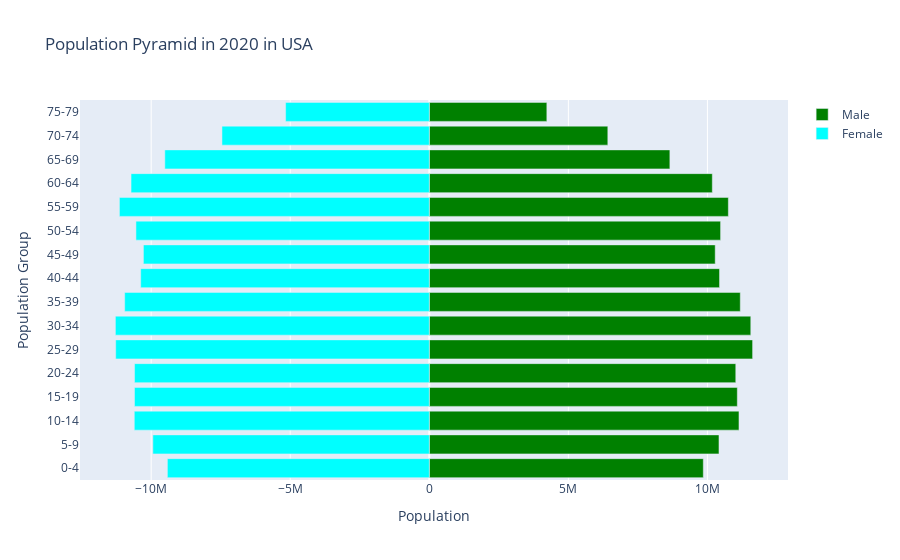

Here is the notebook cell this chart was saved with:
### Markdown cell above
### **[B] Population Pyramids:**

### Code cell
year_input = input("Please enter the year: ")
country_input = input("Please enter the country name: ")
male_population = []
female_population = []
age_groups = ['0-4', '5-9', '10-14', '15-19', '20-24', '25-29', '30-34', '35-39', '40-44', '45-49', '50-54', '55-59', '60-64', '65-69', '70-74', '75-79']
age_range = ['0004', '0509', '1014', '1519', '2024', '2529', '3034', '3539', '4044', '4549', '5054', '5559', '6064', '6569', '7074', '7579']

# Create Male List
for age_range_index in age_range:
    range_3 = len(wbdata.get_data("SP.POP." + str(age_range_index) + ".MA", country = [str(country_input)]))
    for index in range(0, range_3):
        if wbdata.get_data("SP.POP." + str(age_range_index) + ".MA", country = [str(country_input)])[index]["date"] == str(year_input):
            male_population.append(wbdata.get_data("SP.POP." + str(age_range_index) + ".MA", country = [str(country_input)])[index]["value"])
            break

# Create Female List
for age_range_index in age_range:
    range_3 = len(wbdata.get_data("SP.POP." + str(age_range_index) + ".FE", country = [str(country_input)]))
    for index in range(0, range_3):
        if wbdata.get_data("SP.POP." + str(age_range_index) + ".FE", country = [str(country_input)])[index]["date"] == str(year_input):
            female_population.append(wbdata.get_data("SP.POP." + str(age_range_index) + ".FE", country = [str(country_input)])[index]["value"])
            break

trace_male = go.Bar(
    x=male_population,
    y=age_groups,
    orientation='h',
    name='Male',
    marker=dict(color='green')
)


trace_female = go.Bar(
    x=[-x for x in female_population],
    y=age_groups,
    orientation='h',
    name='Female',
    marker=dict(color='cyan')
)


layout = go.Layout(
    barmode='overlay',
    title='Population Pyramid in ' + str(year_input) + " in " + str(country_input),
    xaxis=dict(title='Population'),
    yaxis=dict(title='Age Group')
)


fig = go.Figure(data=[trace_male, trace_female], layout=layout)
iplot(fig)

### Figure 1 — Plotly figure (JSON) as saved in the notebook; plotly's stock layout.template omitted (floating-point values rounded to 4 significant figures)
{"data": [{"marker": {"color": "green"}, "name": "Male", "orientation": "h", "type": "bar", "x": [9852347, 10415543, 11134875, 11075090, 11019470, 11624513, 11559052, 11181543, 10435554, 10280074, 10473078, 10752513, 10175797, 8649904, 6418700, 4226291], "y": ["0-4", "5-9", "10-14", "15-19", "20-24", "25-29", "30-34", "35-39", "40-44", "45-49", "50-54", "55-59", "60-64", "65-69", "70-74", "75-79"]}, {"marker": {"color": "cyan"}, "name": "Female", "orientation": "h", "type": "bar", "x": [-9417809, -9939364, -10607318, -10600168, -10598541, -11276010, -11286667, -10952946, -10377044, -10279207, -10548138, -11142190, -10724223, -9509650, -7454655, -5166253], "y": ["0-4", "5-9", "10-14", "15-19", "20-24", "25-29", "30-34", "35-39", "40-44", "45-49", "50-54", "55-59", "60-64", "65-69", "70-74", "75-79"]}], "layout": {"autosize": true, "barmode": "overlay", "title": {"text": "Population Pyramid in 2020 in USA"}, "xaxis": {"autorange": true, "range": [-12560000.0, 12900000.0], "title": {"text": "Population"}, "type": "linear"}, "yaxis": {"autorange": true, "range": [-0.5, 15.5], "title": {"text": "Population Group"}, "type": "category"}}}
